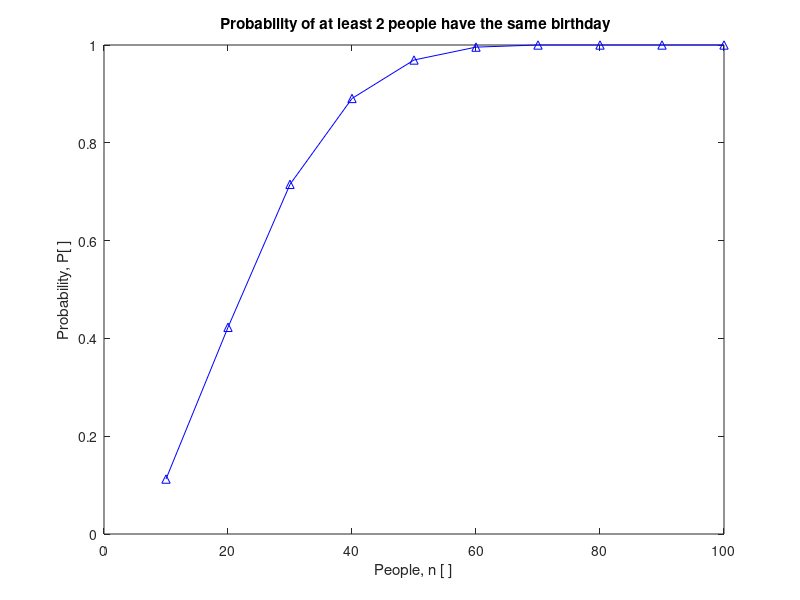

This figure's MATLAB source:
%{
Name of the script: hw6_105785820_p3.m (Birthday Paradox)
    
Descpription: Calculate the frequency of people, n, having the same
    birthday
Inputs: The number of people and simulations
Outputs: the probabilities 2 people have the same birthday in a group of n
    people
Method: Using unidrnd to generate a random integer from 1 - 365 for n
    people. Do this for a number of simulations (3000) and calculate the
    probability. Graph the data and verify with a numerical verification

Name: Adrian Loekman (aloekman@g.ucla.edu) 
UID: 105785820

%}

%% Front Matter
% Clears all recent codes in command window and workspace
clc; clear all; close all;

%% Parameters
sim = 3000; %total simulations

%% Declare arrays
n = 10:10:100; % Declaring arrays for n people


sameBirthday = zeros(1,numel(n)); % preallocate space to store the data
%% Time Marching Loop
for i = 1:numel(n)
    people = n(i); % changes the number of people n
    for j = 1:sim
        birthday = unidrnd(365,people,1); %generate a list of random integers from 1 - 365
    
        sameDay = unique(birthday(:)); % generate a list of people with the same birthday
        if numel(birthday) ~= numel(sameDay) % if sameDay is not equal to birthday, 2 or more integers are the same
            sameBirthday(1,i) = sameBirthday(1,i) + 1; % update frequency
        end  
    end
end 
% calculate probability
probability = sameBirthday./sim;

%% Plot
% plot of probability as a function of n
figure(1)
plot(n,probability,'b^-')
title(' Probability of at least 2 people have the same birthday')
xlabel('People, n [ ]')
ylabel('Probability, P[ ]')




%% Numerical Verification
% % This method uses Poisson Approximation


prob_needed = 0.5; % probability needed
% anonymous function from Poisson Approximation
f= @(n) n^2 - n + (730*log(prob_needed));

% find the root of the function
n_verify = fzero(f, 20);
n_round = round(n_verify);

% print statement from Poisson Approximation
fprintf('From Poisson Approximation, %d people is at least needed for two people to\n', n_round)
fprintf('have the same birthday with probability 0.5\n')





